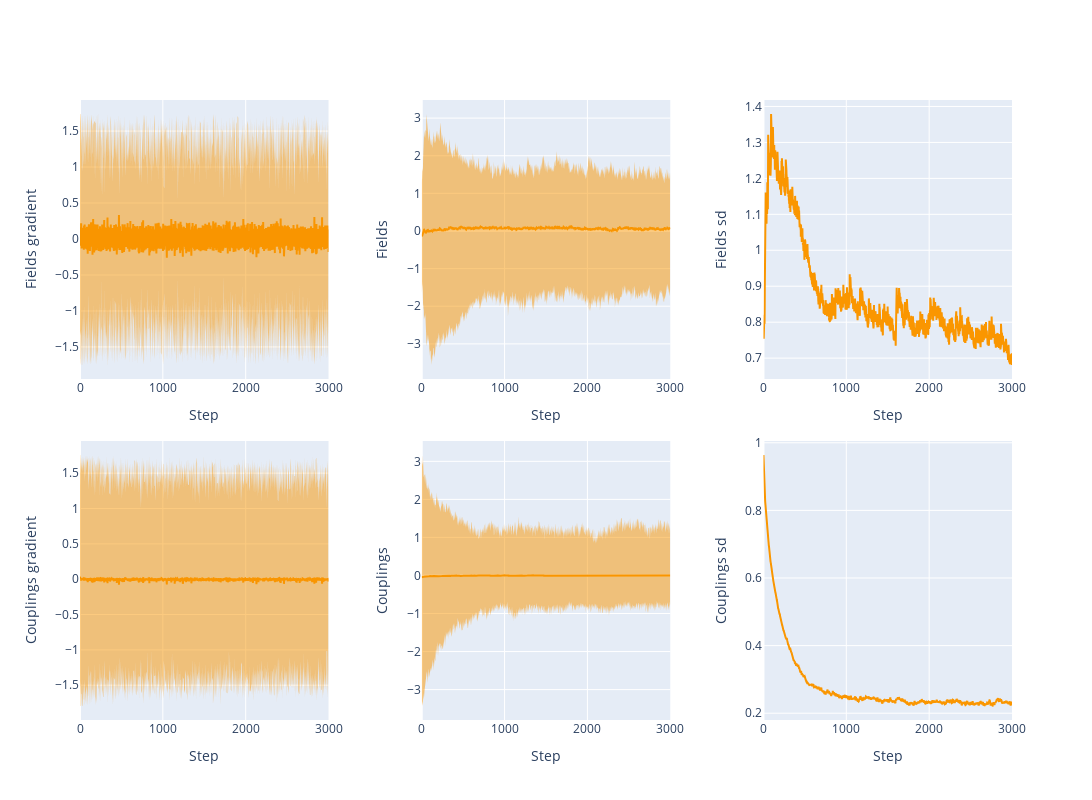

The notebook cell this image was saved under:
### Code cell
layout_spec = {
    (1, 1): {'data': ml_fitter.fields_grads, 'label': 'Fields gradient'},
    (2, 1): {'data': ml_fitter.couplings_grads, 'label': 'Couplings gradient'},
    (1, 2): {'data': ml_fitter.fields_history, 'label': 'Fields'},
    (2, 2): {'data': ml_fitter.couplings_history, 'label': 'Couplings'},
    (1, 3): {'data': ml_fitter.sd_fields, 'label': 'Fields SD'},   
    (2, 3): {'data': ml_fitter.sd_couplings, 'label': 'Couplings SD'},
    #(3, 2) : {'data': ml_fitter.llhs, 'label': 'LLHs'}
}

plot_generalized(layout_spec)

### Figure 1 — Plotly figure (JSON) as saved in the notebook; plotly's stock layout.template omitted (floating-point values rounded to 4 significant figures; data arrays with more than 128 entries replaced by an {"elided": "..."} marker saying what was removed)
{"data": [{"line": {"color": "rgba(250, 150, 0, 1)"}, "mode": "lines", "name": "Av. Fields gradient", "type": "scatter", "x": {"elided": "3001 int values"}, "xaxis": "x", "y": {"elided": "3001 float values"}, "yaxis": "y"}, {"hoverinfo": "skip", "line": {"width": 0}, "mode": "lines", "type": "scatter", "x": {"elided": "3001 int values"}, "xaxis": "x", "y": {"elided": "3001 float values"}, "yaxis": "y"}, {"fill": "tonexty", "fillcolor": "rgba(250, 150, 0, 0.5)", "hoverinfo": "skip", "line": {"width": 0}, "mode": "lines", "type": "scatter", "x": {"elided": "3001 int values"}, "xaxis": "x", "y": {"elided": "3001 float values"}, "yaxis": "y"}, {"line": {"color": "rgba(250, 150, 0, 1)"}, "mode": "lines", "name": "Av. Couplings gradient", "type": "scatter", "x": {"elided": "3001 int values"}, "xaxis": "x4", "y": {"elided": "3001 float values"}, "yaxis": "y4"}, {"hoverinfo": "skip", "line": {"width": 0}, "mode": "lines", "type": "scatter", "x": {"elided": "3001 int values"}, "xaxis": "x4", "y": {"elided": "3001 float values"}, "yaxis": "y4"}, {"fill": "tonexty", "fillcolor": "rgba(250, 150, 0, 0.5)", "hoverinfo": "skip", "line": {"width": 0}, "mode": "lines", "type": "scatter", "x": {"elided": "3001 int values"}, "xaxis": "x4", "y": {"elided": "3001 float values"}, "yaxis": "y4"}, {"line": {"color": "rgba(250, 150, 0, 1)"}, "mode": "lines", "name": "Av. Fields", "type": "scatter", "x": {"elided": "3001 int values"}, "xaxis": "x2", "y": {"elided": "3001 float values"}, "yaxis": "y2"}, {"hoverinfo": "skip", "line": {"width": 0}, "mode": "lines", "type": "scatter", "x": {"elided": "3001 int values"}, "xaxis": "x2", "y": {"elided": "3001 float values"}, "yaxis": "y2"}, {"fill": "tonexty", "fillcolor": "rgba(250, 150, 0, 0.5)", "hoverinfo": "skip", "line": {"width": 0}, "mode": "lines", "type": "scatter", "x": {"elided": "3001 int values"}, "xaxis": "x2", "y": {"elided": "3001 float values"}, "yaxis": "y2"}, {"line": {"color": "rgba(250, 150, 0, 1)"}, "mode": "lines", "name": "Av. Couplings", "type": "scatter", "x": {"elided": "3001 int values"}, "xaxis": "x5", "y": {"elided": "3001 float values"}, "yaxis": "y5"}, {"hoverinfo": "skip", "line": {"width": 0}, "mode": "lines", "type": "scatter", "x": {"elided": "3001 int values"}, "xaxis": "x5", "y": {"elided": "3001 float values"}, "yaxis": "y5"}, {"fill": "tonexty", "fillcolor": "rgba(250, 150, 0, 0.5)", "hoverinfo": "skip", "line": {"width": 0}, "mode": "lines", "type": "scatter", "x": {"elided": "3001 int values"}, "xaxis": "x5", "y": {"elided": "3001 float values"}, "yaxis": "y5"}, {"line": {"color": "rgba(250, 150, 0, 1)"}, "mode": "lines", "name": "Fields SD", "type": "scatter", "x": {"elided": "3001 int values"}, "xaxis": "x3", "y": {"elided": "3001 float values"}, "yaxis": "y3"}, {"line": {"color": "rgba(250, 150, 0, 1)"}, "mode": "lines", "name": "Couplings SD", "type": "scatter", "x": {"elided": "3001 int values"}, "xaxis": "x6", "y": {"elided": "3001 float values"}, "yaxis": "y6"}], "layout": {"height": 800, "showlegend": false, "width": 1200, "xaxis": {"anchor": "y", "domain": [0, 0.2667], "title": {"text": "Step"}}, "xaxis2": {"anchor": "y2", "domain": [0.3667, 0.6333], "title": {"text": "Step"}}, "xaxis3": {"anchor": "y3", "domain": [0.7333, 1], "title": {"text": "Step"}}, "xaxis4": {"anchor": "y4", "domain": [0, 0.2667], "title": {"text": "Step"}}, "xaxis5": {"anchor": "y5", "domain": [0.3667, 0.6333], "title": {"text": "Step"}}, "xaxis6": {"anchor": "y6", "domain": [0.7333, 1], "title": {"text": "Step"}}, "yaxis": {"anchor": "x", "domain": [0.55, 1], "title": {"text": "Fields gradient"}}, "yaxis2": {"anchor": "x2", "domain": [0.55, 1], "title": {"text": "Fields"}}, "yaxis3": {"anchor": "x3", "domain": [0.55, 1], "title": {"text": "Fields sd"}}, "yaxis4": {"anchor": "x4", "domain": [0, 0.45], "title": {"text": "Couplings gradient"}}, "yaxis5": {"anchor": "x5", "domain": [0, 0.45], "title": {"text": "Couplings"}}, "yaxis6": {"anchor": "x6", "domain": [0, 0.45], "title": {"text": "Couplings sd"}}}}
